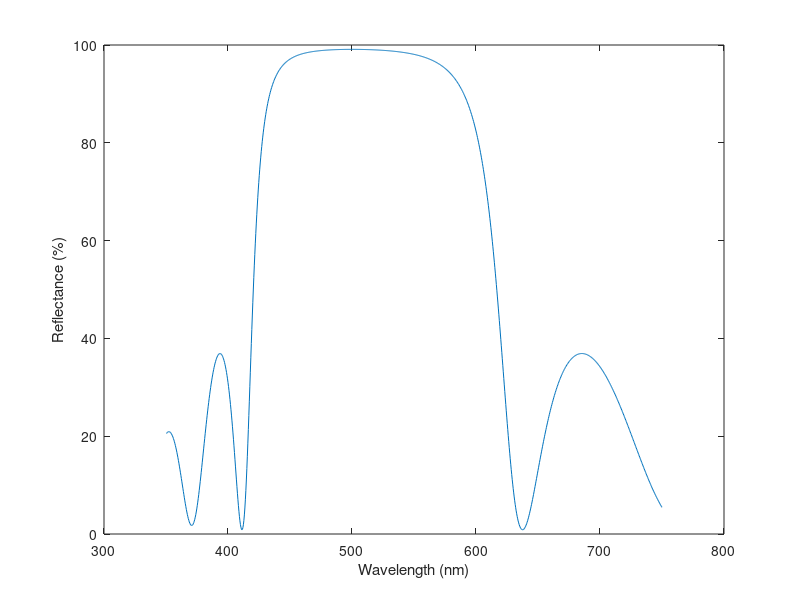

Reproduce this figure in MATLAB.
clear all;
nair=1.0;  %refractive index of air
narc1=2.2; % refractive index of anti-reflection coating 1
narc2=1.37; %refractive index of anti-reflection coating 2
nsubs=1.52; %refractive index of substrate i.e. crown glass
lamdac=500; %sets centre avelength in nm
Ls=350;Le=750; %range in nm
Np=1000;%array points
x=1:Np;
lamda=Ls+x*(Le-Ls)/Np;
d=lamdac/4;
%adding the layer
N=6;
%making a for loop
Rpow = zeros(size(lamda));
for i = 1:length(lamda)
% Calculate phase shifts for each layer at current wavelength
theta = 2 *pi*d./lamda(i); % High index layer
    
 % Transfer matrix for a single period (one double layer of n1 and n2)
    Matrix1 = [cos(theta), (1i*sin(theta))/narc1 ; 1i*narc1*sin(theta), cos(theta)];
    Matrix2 = [cos(theta), (1i*sin(theta))/narc2 ; 1i*narc2*sin(theta), cos(theta)];
    % Total characteristic matrix for N double layers
    M = (Matrix1 * Matrix2)^N;
    M11 = M(1,1);
    M12 = M(1,2);
    M21 = M(2,1);
    M22 = M(2,2);
    Ramp = ((M11*nair) + (nsubs*nair*M12) - M21-(nsubs*M22))/((M11*nair) + (nsubs*nair*M12) + M21 + (nsubs*M22));
    Rpow(i)=(abs(Ramp)).^2;
end
figure;
plot(lamda,(Rpow*100));
xlabel('Wavelength (nm)');
ylabel('Reflectance (%)');

